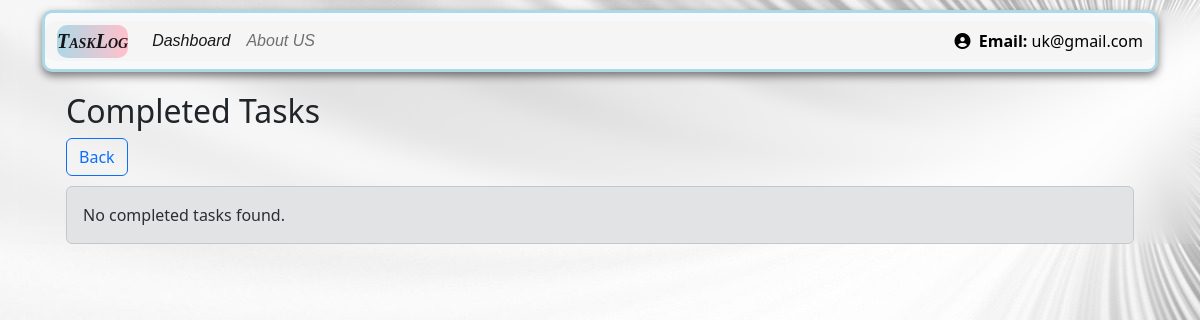
Before: /completed_task (signed in) with the older database file.
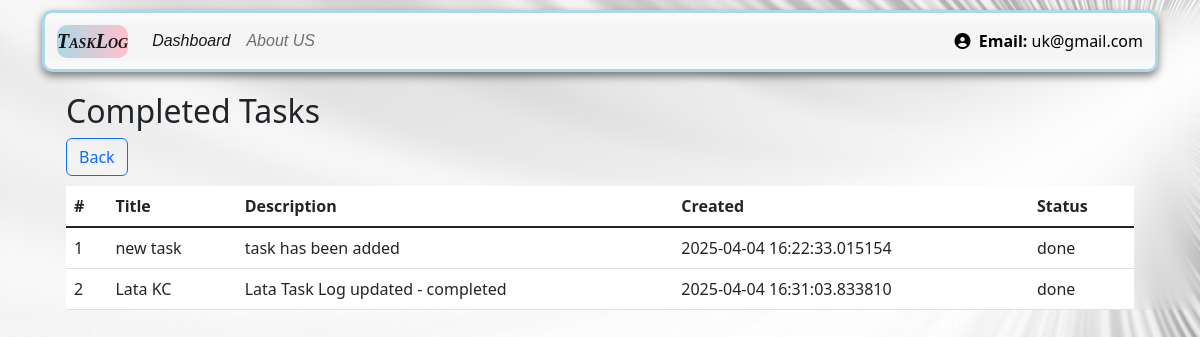
After: the same page with the newer database file.
### app.py (models this page shows, shortened)
class Task_log(db.Model):
    __tablename__ = 'TaskLog'
    task_id = db.Column(db.Integer, primary_key=True)
    user_id = db.Column(db.Integer, db.ForeignKey(
        'user_register.user_id'), nullable=False)
    title = db.Column(db.String(200), nullable=False)
    description = db.Column(db.String(700), nullable=False)
    task_created = db.Column(db.DateTime, default=datetime.utcnow)
    status = db.Column(db.String(50), default="Pending")
    categories = db.relationship(
        'task_catagories', backref='task', cascade="delete",  lazy=True)

### app.py (the view)
@app.route('/completed_task')
@login_required
def completed_task():
    completed_task = Task_log.query.filter_by(
        status='done',
        user_id=current_user.user_id
    ).all()
    return render_template('completed_task.html', alltasklog=completed_task)

### app.py (called while the page is built)
@login_manager.user_loader
def load_user(user_id):
    return user_register.query.get(int(user_id))

def login_required(f):
    @wraps(f)
    def decorated_function(*args, **kwargs):
        if 'user_id' not in session and not current_user.is_authenticated:
            return redirect(url_for('user_login'))  # Correct endpoint name
        return f(*args, **kwargs)
    return decorated_function

### templates/completed_task.html
{% extends "base.html" %}
{% block body %}
<div class="container my-3">
    <h2>Completed Tasks</h2>
    <a href="{{ url_for('dashboard') }}" class="btn btn-outline-primary">Back</a>
    {% if alltasklog|length == 0 %}
        <div class="alert alert-secondary">No completed tasks found.</div>
    {% else %}
        <table class="table">
            <thead>
                <tr>
                    <th>#</th>
                    <th>Title</th>
                    <th>Description</th>
                    <th>Created</th>
                    <th>Status</th>
                </tr>
            </thead>
            <tbody>
                {% for task in alltasklog %}
                <tr>
                    <td>{{ loop.index }}</td>
                    <td>{{ task.title }}</td>
                    <td>{{ task.description }}</td>
                    <td>{{ task.task_created }}</td>
                    <td>{{ task.status }}</td>
                </tr>
                {% endfor %}
            </tbody>
        </table>
    {% endif %}
</div>
{% endblock %}

Changed rows visible on the page:
now on this page (row edited): Task_log: title "new task", description "task has been added", task_created "2025-04-04 16:22:33.015154", status "done"
now on this page (row edited): Task_log: title "Lata KC", description "Lata Task Log updated - completed", task_created "2025-04-04 16:31:03.833810", status "done"
Other visible differences:
text no longer shown: "No completed tasks found."
text now shown: "# Title Description Created Status"
